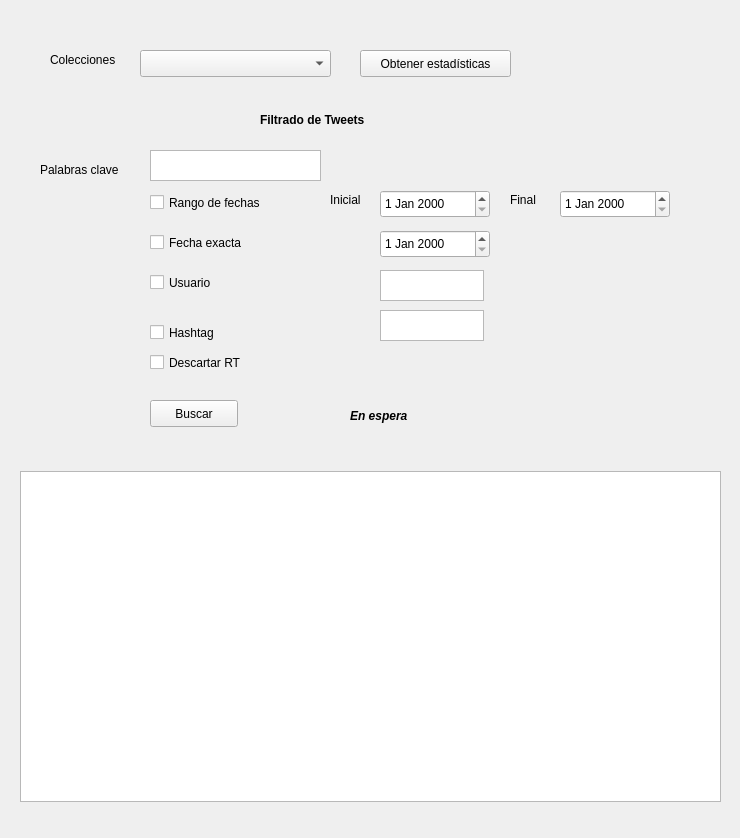
<?xml version="1.0" encoding="UTF-8"?>
<ui version="4.0">
 <class>MainWindow</class>
 <widget class="QMainWindow" name="MainWindow">
  <property name="geometry">
   <rect>
    <x>0</x>
    <y>0</y>
    <width>740</width>
    <height>838</height>
   </rect>
  </property>
  <property name="windowTitle">
   <string>MainWindow</string>
  </property>
  <widget class="QWidget" name="centralwidget">
   <property name="maximumSize">
    <size>
     <width>771</width>
     <height>16777215</height>
    </size>
   </property>
   <widget class="QPushButton" name="pushButton">
    <property name="geometry">
     <rect>
      <x>150</x>
      <y>400</y>
      <width>88</width>
      <height>27</height>
     </rect>
    </property>
    <property name="text">
     <string>Buscar</string>
    </property>
   </widget>
   <widget class="QComboBox" name="collection_comboBox">
    <property name="geometry">
     <rect>
      <x>140</x>
      <y>50</y>
      <width>191</width>
      <height>27</height>
     </rect>
    </property>
   </widget>
   <widget class="QLabel" name="collections_label">
    <property name="geometry">
     <rect>
      <x>50</x>
      <y>50</y>
      <width>91</width>
      <height>19</height>
     </rect>
    </property>
    <property name="text">
     <string>Colecciones</string>
    </property>
   </widget>
   <widget class="QCheckBox" name="daterange_checkBox">
    <property name="geometry">
     <rect>
      <x>150</x>
      <y>190</y>
      <width>131</width>
      <height>25</height>
     </rect>
    </property>
    <property name="text">
     <string>Rango de fechas</string>
    </property>
   </widget>
   <widget class="QPlainTextEdit" name="kwplainTextEdit">
    <property name="geometry">
     <rect>
      <x>150</x>
      <y>150</y>
      <width>171</width>
      <height>31</height>
     </rect>
    </property>
   </widget>
   <widget class="QLabel" name="keywords_label">
    <property name="geometry">
     <rect>
      <x>40</x>
      <y>160</y>
      <width>101</width>
      <height>19</height>
     </rect>
    </property>
    <property name="text">
     <string>Palabras clave</string>
    </property>
   </widget>
   <widget class="QCheckBox" name="date_checkBox">
    <property name="geometry">
     <rect>
      <x>150</x>
      <y>230</y>
      <width>121</width>
      <height>25</height>
     </rect>
    </property>
    <property name="text">
     <string>Fecha exacta</string>
    </property>
   </widget>
   <widget class="QCheckBox" name="user_checkBox">
    <property name="geometry">
     <rect>
      <x>150</x>
      <y>270</y>
      <width>92</width>
      <height>25</height>
     </rect>
    </property>
    <property name="text">
     <string>Usuario</string>
    </property>
   </widget>
   <widget class="QCheckBox" name="hashtag_checkBox">
    <property name="geometry">
     <rect>
      <x>150</x>
      <y>320</y>
      <width>92</width>
      <height>25</height>
     </rect>
    </property>
    <property name="text">
     <string>Hashtag</string>
    </property>
   </widget>
   <widget class="QCheckBox" name="noRT_checkBox">
    <property name="geometry">
     <rect>
      <x>150</x>
      <y>350</y>
      <width>121</width>
      <height>25</height>
     </rect>
    </property>
    <property name="text">
     <string>Descartar RT</string>
    </property>
   </widget>
   <widget class="QDateEdit" name="dateEdit_start">
    <property name="geometry">
     <rect>
      <x>380</x>
      <y>190</y>
      <width>110</width>
      <height>28</height>
     </rect>
    </property>
   </widget>
   <widget class="QDateEdit" name="dateEdit_end">
    <property name="geometry">
     <rect>
      <x>560</x>
      <y>190</y>
      <width>110</width>
      <height>28</height>
     </rect>
    </property>
   </widget>
   <widget class="QLabel" name="dateinitial_label">
    <property name="geometry">
     <rect>
      <x>330</x>
      <y>190</y>
      <width>67</width>
      <height>19</height>
     </rect>
    </property>
    <property name="text">
     <string>Inicial</string>
    </property>
   </widget>
   <widget class="QLabel" name="dateend_label">
    <property name="geometry">
     <rect>
      <x>510</x>
      <y>190</y>
      <width>67</width>
      <height>19</height>
     </rect>
    </property>
    <property name="text">
     <string>Final</string>
    </property>
   </widget>
   <widget class="QDateEdit" name="dateEdit_exact">
    <property name="geometry">
     <rect>
      <x>380</x>
      <y>230</y>
      <width>110</width>
      <height>28</height>
     </rect>
    </property>
   </widget>
   <widget class="QPlainTextEdit" name="user_plainTextEdit">
    <property name="geometry">
     <rect>
      <x>380</x>
      <y>270</y>
      <width>104</width>
      <height>31</height>
     </rect>
    </property>
   </widget>
   <widget class="QPlainTextEdit" name="hashtag_plainTextEdit">
    <property name="geometry">
     <rect>
      <x>380</x>
      <y>310</y>
      <width>104</width>
      <height>31</height>
     </rect>
    </property>
   </widget>
   <widget class="QPushButton" name="stats_pushButton">
    <property name="geometry">
     <rect>
      <x>360</x>
      <y>50</y>
      <width>151</width>
      <height>27</height>
     </rect>
    </property>
    <property name="text">
     <string>Obtener estadísticas</string>
    </property>
   </widget>
   <widget class="QLabel" name="status_label">
    <property name="geometry">
     <rect>
      <x>350</x>
      <y>400</y>
      <width>211</width>
      <height>31</height>
     </rect>
    </property>
    <property name="font">
     <font>
      <weight>75</weight>
      <italic>true</italic>
      <bold>true</bold>
     </font>
    </property>
    <property name="text">
     <string>En espera</string>
    </property>
   </widget>
   <widget class="QLabel" name="filter_label">
    <property name="geometry">
     <rect>
      <x>260</x>
      <y>110</y>
      <width>201</width>
      <height>19</height>
     </rect>
    </property>
    <property name="font">
     <font>
      <weight>75</weight>
      <bold>true</bold>
     </font>
    </property>
    <property name="text">
     <string>Filtrado de Tweets</string>
    </property>
   </widget>
   <widget class="QTextBrowser" name="textBrowser">
    <property name="geometry">
     <rect>
      <x>20</x>
      <y>471</y>
      <width>701</width>
      <height>331</height>
     </rect>
    </property>
   </widget>
  </widget>
 </widget>
 <resources/>
 <connections/>
</ui>
